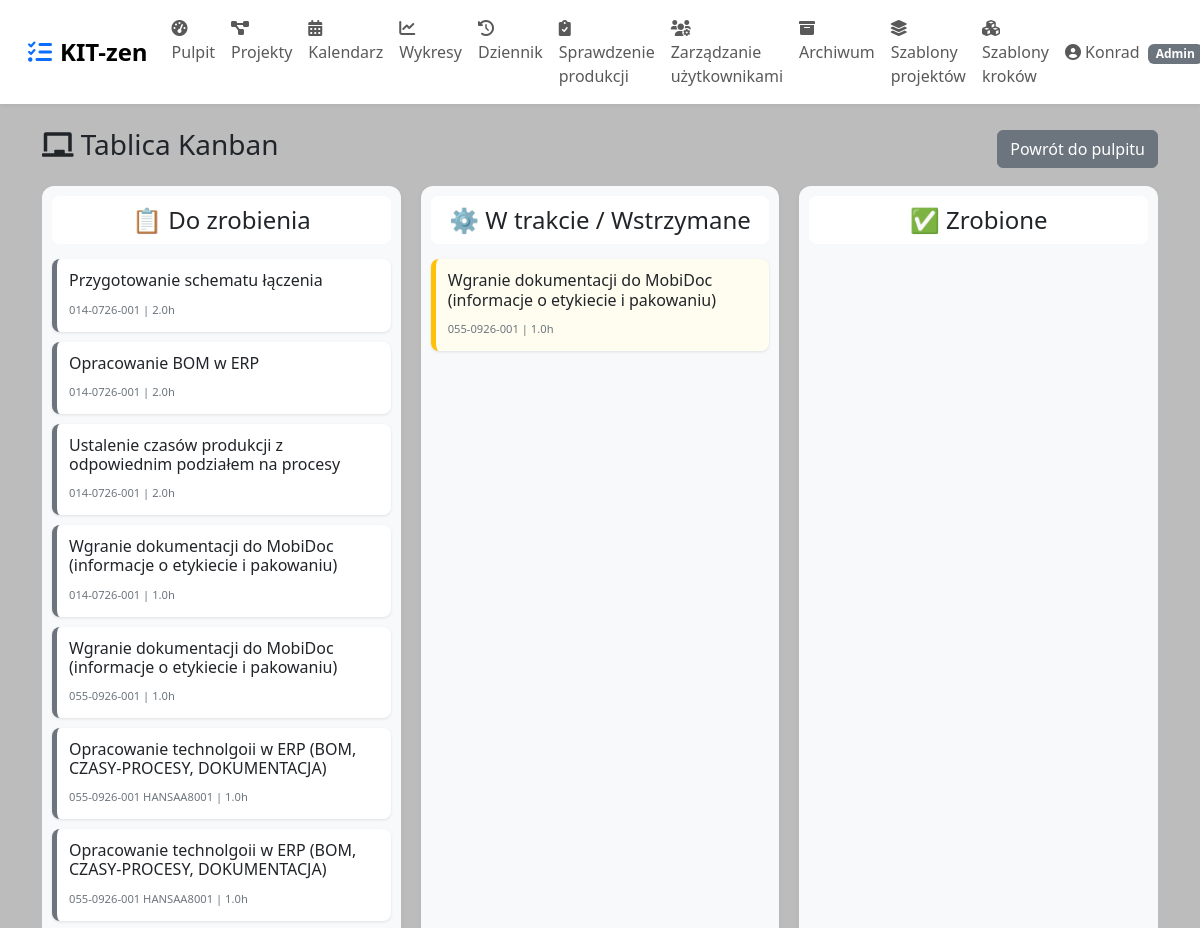
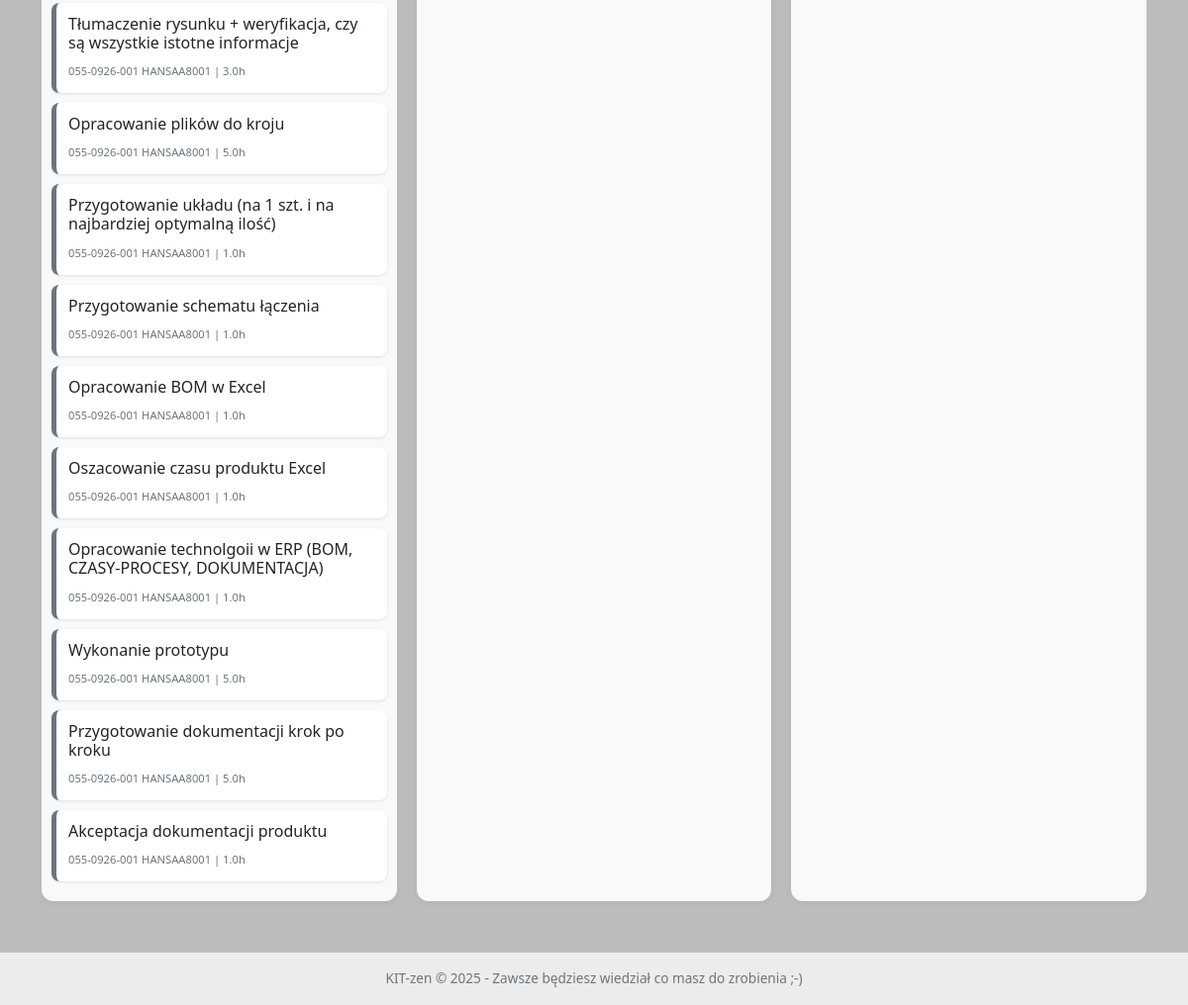
Screenshot of /kanban (signed in) with the database file from the repository (2 pictures, top to bottom).
### app7/kdeep/app.py (models this page shows, shortened)
class User(UserMixin, db.Model):
    __tablename__ = 'user'
    id = db.Column(db.Integer, primary_key=True)
    username = db.Column(db.String(80), unique=True, nullable=False)
    password = db.Column(db.String(200), nullable=False)
    is_admin = db.Column(db.Boolean, default=False)
    absence_start = db.Column(db.Date, nullable=True)
    absence_end = db.Column(db.Date, nullable=True)
    roles = db.relationship('Role', secondary=user_roles, backref=db.backref('users', lazy='dynamic'))

class Step(db.Model):
    __tablename__ = 'step'
    id = db.Column(db.Integer, primary_key=True)
    name = db.Column(db.String(200), nullable=False)
    description = db.Column(db.Text)
    position = db.Column(db.Integer, default=0)
    planned_hours = db.Column(db.Float, default=1.0)
    status = db.Column(db.String(20), default='todo')   # todo, in_progress, paused, done
    required_roles = db.Column(db.String(200), nullable=True)
    assigned_user_id = db.Column(db.Integer, db.ForeignKey('user.id'), nullable=True)
    project_id = db.Column(db.Integer, db.ForeignKey('project.id'), nullable=False)
    status_updated_at = db.Column(db.DateTime, default=now_aware, onupdate=now_aware)
    priority = db.Column(db.String(20), default='normalny')   # normalny, pilny, natychmiast
    started_at = db.Column(db.DateTime, nullable=True)        # zastąpione przez TimeLog, ale zostawiam dla kompatybilności
    actual_hours = db.Column(db.Float, nullable=True)         # obliczane z TimeLog
    assigned_user = db.relationship('User', foreign_keys=[assigned_user_id])

class Project(db.Model):
    __tablename__ = 'project'
    id = db.Column(db.Integer, primary_key=True)
    name = db.Column(db.String(200), nullable=False)
    description = db.Column(db.Text)
    created_at = db.Column(db.DateTime, default=now_aware)
    deadline = db.Column(db.Date, nullable=True)
    is_archived = db.Column(db.Boolean, default=False)
    steps = db.relationship('Step', backref='project', order_by='Step.position', cascade='all, delete-orphan')

### app7/kdeep/app.py (the view)
@app.route('/kanban')
@login_required
def kanban():
    base_query = Step.query.options(
        joinedload(Step.project),
        joinedload(Step.assigned_user)
    ).join(Project).filter(
        ((Step.assigned_user_id == current_user.id) | (Step.assigned_user_id == None)),
        Project.is_archived == False
    )
    all_tasks = base_query.all()
    tasks = {
        'todo': [t for t in all_tasks if t.status == 'todo'],
        'in_progress': [t for t in all_tasks if t.status in ('in_progress', 'paused')],
        'done': [t for t in all_tasks if t.status == 'done']
    }
    return render_template('kanban.html', tasks=tasks)

### app7/kdeep/app.py (called while the page is built)
@login_manager.user_loader
def load_user(user_id):
    return User.query.get(int(user_id))

### app7/kdeep/templates/kanban.html (shortened to what this page needs)
{% extends "base.html" %}
{% block content %}
<div class="d-flex justify-content-between align-items-center mb-3">
    <h3><i class="fas fa-chalkboard"></i> Tablica Kanban</h3>
    <a href="{{ url_for('dashboard') }}" class="btn btn-secondary">Powrót do pulpitu</a>
</div>
<div class="kanban-board">
    <div class="kanban-column" data-status="todo">
        <h4>📋 Do zrobienia</h4>
        <div class="kanban-items" id="todo-items">
            {% for task in tasks.todo %}
            <div class="kanban-item todo" data-id="{{ task.id }}" data-status="todo">
                <h6>{{ task.name }}</h6>
                <small>{{ task.project.name }} | {{ task.planned_hours }}h</small>
            </div>
            {% endfor %}
        </div>
    </div>
    <div class="kanban-column" data-status="in_progress">
        <h4>⚙️ W trakcie / Wstrzymane</h4>
        <div class="kanban-items" id="in_progress-items">
            {% for task in tasks.in_progress %}
            <div class="kanban-item in_progress" data-id="{{ task.id }}" data-status="in_progress">
                <h6>{{ task.name }}</h6>
                <small>{{ task.project.name }} | {{ task.planned_hours }}h</small>
            </div>
            {% endfor %}
        </div>
    </div>
    <div class="kanban-column" data-status="done">
        <h4>✅ Zrobione</h4>
        <div class="kanban-items" id="done-items">
        </div>
    </div>
</div>
{% endblock %}

### app7/kdeep/templates/base.html (shortened to what this page needs)
<!DOCTYPE html>
<html lang="pl">
<head>
    <link href="https://cdn.jsdelivr.net/npm/bootstrap@5.3.0/dist/css/bootstrap.min.css" rel="stylesheet">
    <link rel="stylesheet" href="https://cdnjs.cloudflare.com/ajax/libs/font-awesome/6.0.0/css/all.min.css">
</head>
<body>
<nav class="navbar navbar-expand-lg bg-white px-3 py-2">
    <div class="container-fluid">
        <a class="navbar-brand" href="{{ url_for('dashboard') }}">
            <i class="fas fa-tasks me-2 text-primary"></i>KIT-zen
        </a>
        <div class="collapse navbar-collapse" id="navbarMain">
            <ul class="navbar-nav me-auto mb-2 mb-lg-0">
                <li class="nav-item"><a class="nav-link" href="{{ url_for('dashboard') }}"><i class="fas fa-tachometer-alt"></i> Pulpit</a></li>
                <li class="nav-item"><a class="nav-link" href="{{ url_for('project_list') }}"><i class="fas fa-project-diagram"></i> Projekty</a></li>
                <li class="nav-item"><a class="nav-link" href="{{ url_for('calendar_view') }}"><i class="fas fa-calendar-alt"></i> Kalendarz</a></li>
                <li class="nav-item"><a class="nav-link" href="{{ url_for('charts') }}"><i class="fas fa-chart-line"></i> Wykresy</a></li>
                <li class="nav-item"><a class="nav-link" href="{{ url_for('view_logs') }}"><i class="fas fa-history"></i> Dziennik</a></li>
                {% if current_user.is_authenticated and (current_user.is_admin or current_user.has_role('technolog')) %}
                <li class="nav-item"><a class="nav-link" href="{{ url_for('sprawdzenie_produkcji') }}"><i class="fas fa-clipboard-check"></i> Sprawdzenie produkcji</a></li>
                {% endif %}
                {% if current_user.is_admin %}
                <li class="nav-item"><a class="nav-link" href="{{ url_for('admin_users') }}"><i class="fas fa-users-cog"></i> Zarządzanie użytkownikami</a></li>
                <li class="nav-item"><a class="nav-link" href="{{ url_for('archive') }}"><i class="fas fa-archive"></i> Archiwum</a></li>
                <li class="nav-item"><a class="nav-link" href="{{ url_for('list_project_templates') }}"><i class="fas fa-layer-group"></i> Szablony projektów</a></li>
                <li class="nav-item"><a class="nav-link" href="{{ url_for('list_step_templates') }}"><i class="fas fa-cubes"></i> Szablony kroków</a></li>
                {% endif %}
            </ul>
            <ul class="navbar-nav ms-auto">
                <li class="nav-item dropdown">
                    <a class="nav-link dropdown-toggle" href="#" id="userDropdown" role="button" data-bs-toggle="dropdown">
                        <i class="fas fa-user-circle"></i> {{ current_user.username }}
                        {% if current_user.is_admin %}<span class="badge bg-secondary ms-1">Admin</span>{% endif %}
                    </a>
                </li>
            </ul>
        </div>
    </div>
</nav>
<div class="container mt-4">
    {% block content %}{% endblock %}
</div>
<div class="footer">
    KIT-zen &copy; 2025 - Zawsze będziesz wiedział co masz do zrobienia ;-)
</div>
</body>
</html>

### app7/kdeep/templates/base.html (style rules this page uses)
body { background-color: #bcbcbd; font-family: 'Segoe UI', Roboto, 'Helvetica Neue', sans-serif; }
.navbar-brand { font-weight: bold; font-size: 1.5rem; }
.navbar { box-shadow: 0 2px 4px rgba(0,0,0,0.05); }
.footer { text-align: center; background-color: #ececec; margin-top: 2rem; padding: 1rem; color: #6c757d; font-size: 0.85rem; }

### app7/kdeep/templates/kanban.html (style rules this page uses)
.kanban-board { display: flex; gap: 20px; overflow-x: auto; padding-bottom: 20px; }
.kanban-column { background: #f8f9fa; border-radius: 0.75rem; min-width: 300px; width: 33%; padding: 10px; box-shadow: 0 2px 6px rgba(0,0,0,0.05); }
.kanban-column h4 { text-align: center; padding: 10px; background: white; border-radius: 0.5rem; margin-bottom: 15px; }
.kanban-items { min-height: 400px; }
.kanban-item { background: white; border-left: 5px solid #0d6efd; border-radius: 0.5rem; padding: 12px; margin-bottom: 10px; cursor: grab; transition: 0.1s; box-shadow: 0 1px 3px rgba(0,0,0,0.1); }
.kanban-item.todo { border-left-color: #6c757d; }
.kanban-item.in_progress { border-left-color: #ffc107; background-color: #fffcf0; }
.kanban-item h6 { margin: 0 0 5px; font-size: 1rem; }
.kanban-item small { font-size: 0.7rem; color: #6c757d; }

### rows the page displays
User: username "Konrad"
Step: name "Przygotowanie schematu łączenia", project.name "014-0726-001", planned_hours "2.0"
Step: name "Opracowanie BOM w ERP", project.name "014-0726-001", planned_hours "2.0"
Step: name "Ustalenie czasów produkcji z odpowiednim podziałem na procesy", project.name "014-0726-001", planned_hours "2.0"
Step: name "Wgranie dokumentacji do MobiDoc (informacje o etykiecie i pakowaniu)", project.name "014-0726-001", planned_hours "1.0"
Step: name "Wgranie dokumentacji do MobiDoc (informacje o etykiecie i pakowaniu)", project.name "055-0926-001", planned_hours "1.0"
Step: name "Opracowanie technolgoii w ERP (BOM, CZASY-PROCESY, DOKUMENTACJA)", project.name "055-0926-001 HANSAA8001", planned_hours "1.0"
Step: name "Opracowanie technolgoii w ERP (BOM, CZASY-PROCESY, DOKUMENTACJA)", project.name "055-0926-001 HANSAA8001", planned_hours "1.0"
Step: name "Tłumaczenie rysunku + weryfikacja, czy są wszystkie istotne informacje", project.name "055-0926-001 HANSAA8001", planned_hours "3.0"
Step: name "Opracowanie plików do kroju", project.name "055-0926-001 HANSAA8001", planned_hours "5.0"
Step: name "Przygotowanie układu (na 1 szt. i na najbardziej optymalną ilość)", project.name "055-0926-001 HANSAA8001", planned_hours "1.0"
Step: name "Przygotowanie schematu łączenia", project.name "055-0926-001 HANSAA8001", planned_hours "1.0"
Step: name "Opracowanie BOM w Excel", project.name "055-0926-001 HANSAA8001", planned_hours "1.0"
Step: name "Oszacowanie czasu produktu Excel", project.name "055-0926-001 HANSAA8001", planned_hours "1.0"
Step: name "Opracowanie technolgoii w ERP (BOM, CZASY-PROCESY, DOKUMENTACJA)", project.name "055-0926-001 HANSAA8001", planned_hours "1.0"
Step: name "Wykonanie prototypu", project.name "055-0926-001 HANSAA8001", planned_hours "5.0"
Step: name "Przygotowanie dokumentacji krok po kroku", project.name "055-0926-001 HANSAA8001", planned_hours "5.0"
Step: name "Akceptacja dokumentacji produktu", project.name "055-0926-001 HANSAA8001", planned_hours "1.0"
Step: name "Wgranie dokumentacji do MobiDoc (informacje o etykiecie i pakowaniu)", project.name "055-0926-001", planned_hours "1.0"
